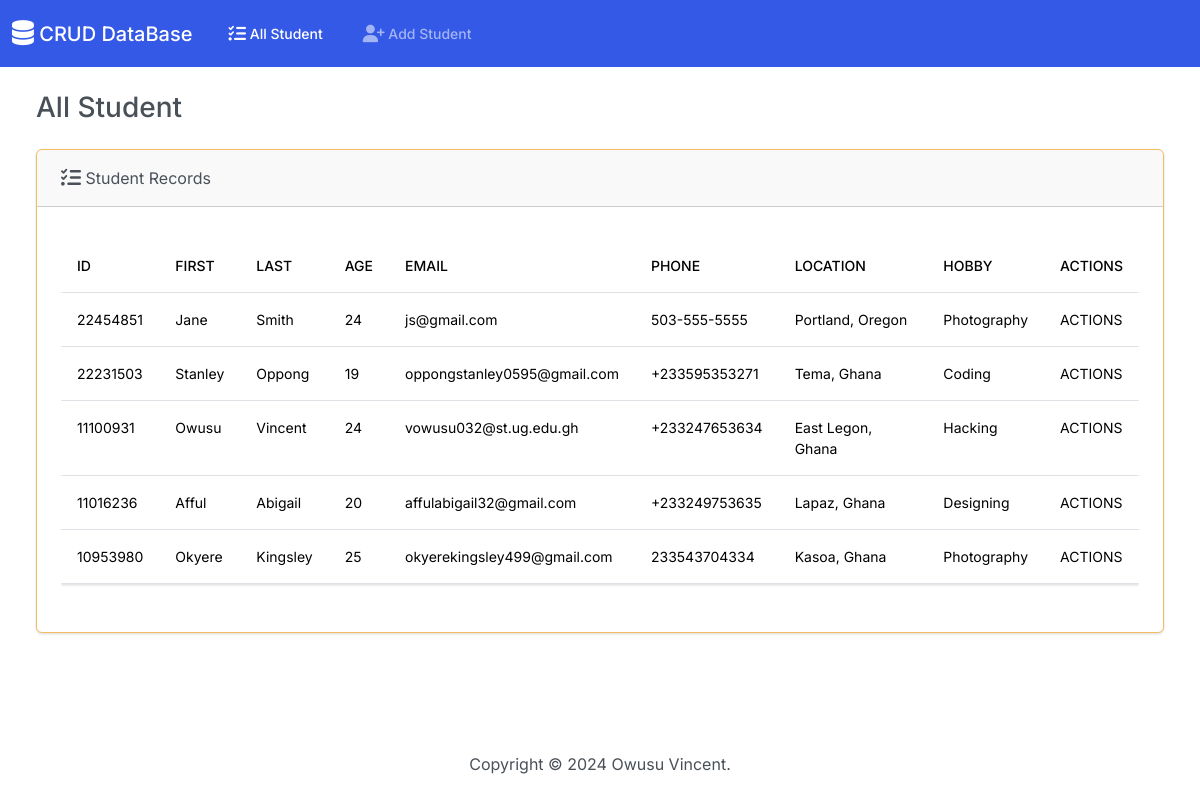
The page / on the database its author committed.
### Records/models.py (models this page shows, shortened)
class Student(models.Model):
    student_id = models.PositiveBigIntegerField()
    first_name = models.CharField(max_length=50)
    last_name = models.CharField(max_length=50)
    student_age = models.PositiveIntegerField()
    email = models.EmailField((""), max_length=254)
    phone_number = models.PositiveBigIntegerField(max_length=15)
    location = models.CharField(max_length=100)
    hobby = models.CharField(max_length=100)

### Records/views.py (the view)
# urls.py: path('', views.index, name='index'),
def index(request):
    return render(request, 'index.html', {
        'students': Student.objects.all(),
    })

### Records/templates/index.html (shortened to what this page needs)
{% load static %}
<!DOCTYPE html>
<html lang  = "en">
    <head>
            <link rel = "stylesheet" href = "{% static 'bootstrap.min.css' %}">
            <link rel="stylesheet" href="https://cdnjs.cloudflare.com/ajax/libs/font-awesome/6.5.2/css/all.min.css" />
        <body class= "d-flex flex-column min-vh-100">
            <nav class="navbar navbar-expand-lg bg-primary" data-bs-theme="dark">
                <div class="container-fluid">
                <a class="navbar-brand" href="#"> <i class="fa-sharp fa-solid fa-database fa-lg"></i> CRUD DataBase</a>
                <div class="collapse navbar-collapse" id="navbarColor01">
                    <ul class="navbar-nav me-auto">
                    <li class="nav-item">
                        <a class="nav-link active" href="#">  All Student </a>
                    </li>
                    <li class="nav-item">
                        <a class="nav-link" href="#">  Add Student</a>
                    </li>
                    </ul>
                </div>
                </div>
            </nav>
            <div class="container-fluid">
                <h3 class="m-4">All Student</h3>
                <div class="row">
                    <div class="col-md-12">
                        {% if students %}
                        <div class="card border-warning mb-4 ms-4 me-4">
                            <div class="card-header"><i class="fa-solid fa-list-check fa-lg"></i> Student Records</div>
                            <div class="card-body">
                                <p class="card-text">
                                    <div class="table-responsive">
                                        <table class="table table-hover">
                                            <thead>
                                                <tr>
                                                    <th scope="col">ID</th>
                                                    <th scope="col">First</th>
                                                    <th scope="col">Last</th>
                                                    <th scope="col">Age</th>
                                                    <th scope="col">Email</th>
                                                    <th scope="col">phone</th>
                                                    <th scope="col">Location</th>
                                                    <th scope="col">Hobby</th>
                                                    <th scope="col">Actions</th>
                                                </tr>
                                            </thead>
                                            <tbody>
                                                {% for student in students %}
                                                <tr>
                                                    <td>{{ student.student_id }}</td>
                                                    <td>{{ student.first_name }}</td>
                                                    <td>{{ student.last_name }}</td>
                                                    <td>{{ student.student_age }}</td>
                                                    <td>{{ student.email }}</td>
                                                    <td>{{ student.phone_number }}</td>
                                                    <td>{{ student.location }}</td>
                                                    <td>{{ student.hobby }}</td>
                                                    <td>ACTIONS</td>
                                                </tr>
                                                {% endfor %}
                                            </tbody>
                                        </table>
                                    </div>
                                </p>
                            </div>
                        </div>
                        {% else %}
                        <h5 class="alert alert-primary ms-4 me-4">No Student Records</h5>
                        {% endif %}
                    </div>
                </div>
            </div>
            <footer class="mt-auto mb-4">
                <div class="text-center">
                    <span>
                        Copyright &copy; <script>document.write(new Date().getFullYear())</script> Owusu Vincent.
                    </span>
                </div>
            </footer>
        </body>
    </head>
</html>

### rows shown on the page
Student: student_id "22454851", first_name "Jane", last_name "Smith", student_age "24", email "js@gmail.com", phone_number "503-555-5555", location "Portland, Oregon", hobby "Photography"
Student: student_id "22231503", first_name "Stanley", last_name "Oppong", student_age "19", email "oppongstanley0595@gmail.com", phone_number "+233595353271", location "Tema, Ghana", hobby "Coding"
Student: student_id "11100931", first_name "Owusu", last_name "Vincent", student_age "24", email "vowusu032@st.ug.edu.gh", phone_number "+233247653634", location "East Legon, Ghana", hobby "Hacking"
Student: student_id "11016236", first_name "Afful", last_name "Abigail", student_age "20", email "affulabigail32@gmail.com", phone_number "+233249753635", location "Lapaz, Ghana", hobby "Designing"
Student: student_id "10953980", first_name "Okyere", last_name "Kingsley", student_age "25", email "okyerekingsley499@gmail.com", phone_number "233543704334", location "Kasoa, Ghana", hobby "Photography"
